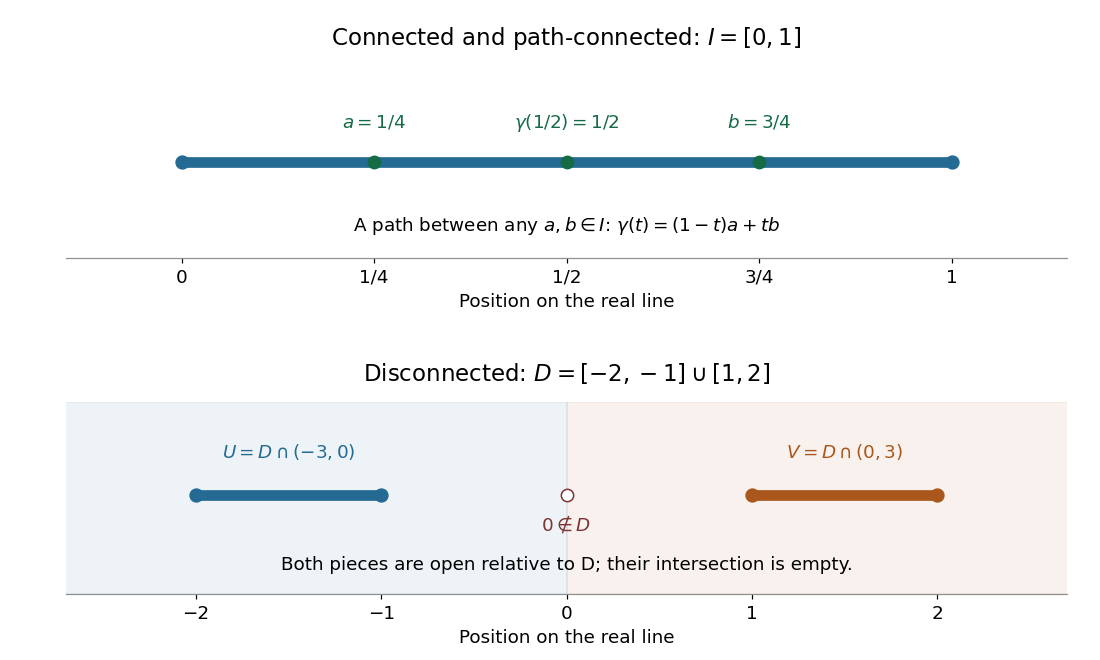

The script that saved this image:
"""Write connected-and-disconnected-sets.png to the current directory.

Tested with Python 3.14.4, Matplotlib 3.10.7, and NumPy 2.3.5.
Run from _media to generate the repository image.
"""

import matplotlib

matplotlib.use("Agg")

import matplotlib.pyplot as plt
import numpy as np


def closed_interval(ax, left, right, color):
    ax.plot([left, right], [0, 0], color=color, lw=7, solid_capstyle="butt")
    ax.scatter([left, right], [0, 0], color=color, s=70, zorder=4)


def main():
    plt.rcParams.update({"font.size": 12, "axes.titlesize": 15})
    fig, (top, bottom) = plt.subplots(2, 1, figsize=(10, 6), facecolor="white")
    blue, orange = "#246a93", "#a9571c"
    closed_interval(top, 0, 1, blue)
    parameters = np.array([0, 0.5, 1])
    positions = 0.25 + parameters / 2
    top.scatter(positions, np.zeros_like(positions), color="#146b46", s=65, zorder=5)
    for x, label in zip(positions, [r"$a=1/4$", r"$\gamma(1/2)=1/2$", r"$b=3/4$"]):
        top.text(x, 0.25, label, ha="center", color="#146b46")
    top.set_title(r"Connected and path-connected: $I=[0,1]$", pad=14)
    top.text(0.5, -0.5, r"A path between any $a,b\in I$: $\gamma(t)=(1-t)a+tb$",
             ha="center", fontsize=12)
    top.set(xlim=(-0.15, 1.15), ylim=(-0.7, 0.7), xticks=[0, 0.25, 0.5, 0.75, 1],
            xticklabels=["0", "1/4", "1/2", "3/4", "1"])

    bottom.axvspan(-3, 0, color=blue, alpha=0.08)
    bottom.axvspan(0, 3, color=orange, alpha=0.08)
    closed_interval(bottom, -2, -1, blue)
    closed_interval(bottom, 1, 2, orange)
    bottom.text(-1.5, 0.32, r"$U=D\cap(-3,0)$", ha="center", color=blue)
    bottom.text(1.5, 0.32, r"$V=D\cap(0,3)$", ha="center", color=orange)
    bottom.scatter([0], [0], s=65, facecolors="white", edgecolors="#7c3434", zorder=5)
    bottom.text(0, -0.31, r"$0\notin D$", ha="center", color="#7c3434")
    bottom.text(0, -0.64, "Both pieces are open relative to D; their intersection is empty.",
                ha="center", fontsize=12)
    bottom.set_title(r"Disconnected: $D=[-2,-1]\cup[1,2]$", pad=14)
    bottom.set(xlim=(-2.7, 2.7), ylim=(-0.85, 0.8), xticks=[-2, -1, 0, 1, 2])
    for ax in (top, bottom):
        ax.set_facecolor("white")
        ax.set_yticks([])
        ax.set_xlabel("Position on the real line")
        ax.spines[["top", "right", "left"]].set_visible(False)
        ax.spines["bottom"].set_color("#909090")
    fig.subplots_adjust(left=0.06, right=0.97, bottom=0.1, top=0.9, hspace=0.75)
    fig.savefig("connected-and-disconnected-sets.png", dpi=110,
                facecolor="white", transparent=False)
    plt.close(fig)


if __name__ == "__main__":
    main()
